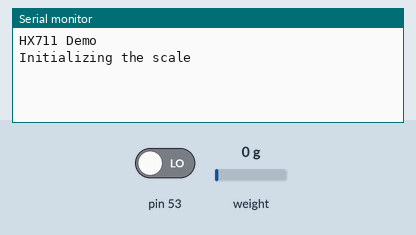
This program was run on a simulated Arduino Mega 2560, built with avr-gcc and run on an emulated ATmega2560. Shown: the last lines printed to the serial monitor. Inputs (shaded band) come from the test bench; at power-on: pin 53 LOW, weight on the scale 0 g.

Above: at 2.2 s.
2.3 s: pin 53 driven HIGH
At 4.5 s:
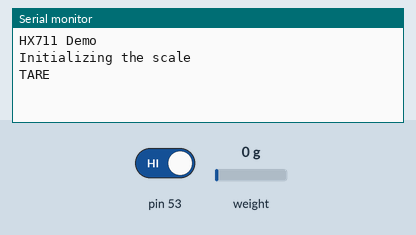
4.8 s: pin 53 driven LOW
At 6.7 s:
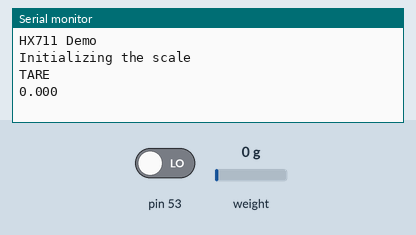
13.8 s: weight on the scale set to 1250 g
At 16.08 s:
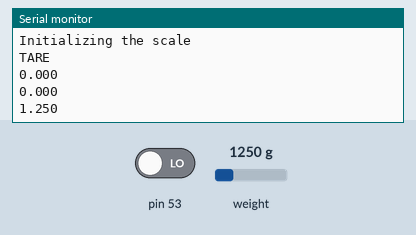

The program:

main.cpp
```cpp
#include <Arduino.h>
/**
 *
 * HX711 library for Arduino - example file
 * https://github.com/bogde/HX711
 *
 * MIT License
 * (c) 2018 Bogdan Necula
 *
**/
#include "HX711.h"

// HX711 circuit wiring
const int LOADCELL_DOUT_PIN = 2;
const int LOADCELL_SCK_PIN = 3;

unsigned long nextRead = 5000;
unsigned long readTime = 5000;

HX711 scale;

void setup()
{
  Serial.begin(19200);
  Serial.println("HX711 Demo");

  Serial.println("Initializing the scale");

  // Initialize library with data output pin, clock input pin and gain factor.
  // Channel selection is made by passing the appropriate gain:
  // - With a gain factor of 64 or 128, channel A is selected
  // - With a gain factor of 32, channel B is selected
  // By omitting the gain factor parameter, the library
  // default "128" (Channel A) is used here.
  scale.begin(LOADCELL_DOUT_PIN, LOADCELL_SCK_PIN);

  // Serial.println("Before setting up the scale:");
  // Serial.print("read: \t\t");
  // Serial.println(scale.read()); // print a raw reading from the ADC

  // Serial.print("read average: \t\t");
  // Serial.println(scale.read_average(20)); // print the average of 20 readings from the ADC

  // Serial.print("get value: \t\t");
  // Serial.println(scale.get_value(5)); // print the average of 5 readings from the ADC minus the tare weight (not set yet)

  // Serial.print("get units: \t\t");
  // Serial.println(scale.get_units(5), 1); // print the average of 5 readings from the ADC minus tare weight (not set) divided
  //                                        // by the SCALE parameter (not set yet)

  // scale.set_scale();
  // scale.tare();
  // while (true)
  // {
  //   Serial.println("Arranca");
  //   while (Serial.available() == 0)
  //   {
  //     /* code */
  //   }
  //   while (Serial.available() > 0)
  //   {
  //     Serial.read();
  //   }

  //   Serial.println(scale.get_units(10));

  //   while (Serial.available() == 0)
  //   {
  //     /* code */
  //   }
  //   Serial.println("ENTER FACTOR");

  //   float calibration = Serial.parseFloat();

  //   while (Serial.available() > 0)
  //   {
  //     Serial.read();
  //   }

  //   Serial.println(calibration);

  //   scale.set_scale(calibration);
  //   scale.tare();

  //   Serial.println(scale.get_units(10));

  //   while (Serial.available() == 0)
  //   {
  //     /* code */
  //   }
  //   while (Serial.available() > 0)
  //   {
  //     Serial.read();
  //   }
  // }
  scale.set_scale(5908.f); // this value is obtained by calibrating the scale with known weights; see the README for details
  scale.tare();            // reset the scale to 0

  // Serial.println("After setting up the scale:");

  // Serial.print("read: \t\t");
  // Serial.println(scale.read()); // print a raw reading from the ADC

  // Serial.print("read average: \t\t");
  // Serial.println(scale.read_average(20)); // print the average of 20 readings from the ADC

  // Serial.print("get value: \t\t");
  // Serial.println(scale.get_value(5)); // print the average of 5 readings from the ADC minus the tare weight, set with tare()

  // Serial.print("get units: \t\t");
  // Serial.println(scale.get_units(5), 1); // print the average of 5 readings from the ADC minus tare weight, divided
  //                                        // by the SCALE parameter set with set_scale

  // Serial.println("Readings:");

  pinMode(53, INPUT);
}

void readScale()
{
  // Serial.print("one reading:\t");
  // Serial.print(scale.get_units(), 3);
  // Serial.print("\t| average:\t");
  Serial.println(scale.get_units(10), 3);
}

void loop()
{
  if (Serial.available() > 0)
  {
    uint8_t inByte = Serial.read();
    if (inByte == 'r')
      readScale();
    if (inByte == 't')
    {
      scale.tare();
      Serial.println("TARE");
    }
  }

  if (digitalRead(53))
  {
    scale.tare();
    Serial.println("TARE");
    while (digitalRead(53))
    {
      nextRead = millis();
    }
  }

  if (millis() > nextRead)
  {
    nextRead += readTime;
    readScale();
  }
}
```

Measured:
- after the input at 2.3 s, the serial monitor: prints a new line after 1.0 s (image 1)
- after the input at 4.8 s, the serial monitor: prints a new line after 1.0 s (image 2)
- after the input at 13.8 s, the serial monitor: prints a new line after 2.0 s (image 3)
